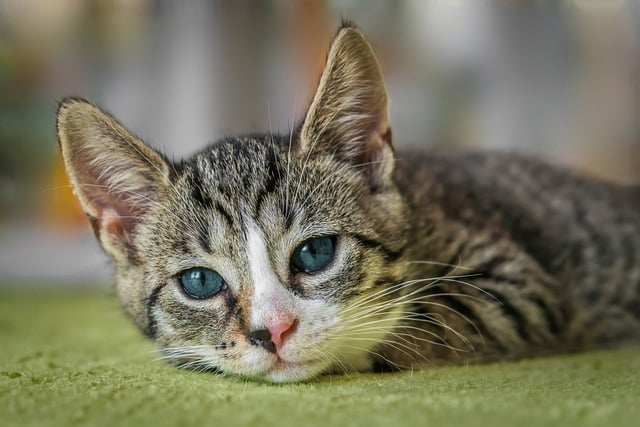
#> input picture photos/cat2.jpg, 640 x 427 px, found by its file name
$ python histogram.py
#> lines starting #> are read from the running program, lines starting #| are printed output that depends on the picture; after the words box and inside, x2 and y2 are one past the last pixel; in counts of white or black regions, pixels touching at a corner belong together
import cv2 as cv
import matplotlib.pyplot as plt
import numpy as np

img = cv.imread('photos/cat2.jpg')
#> img is the input picture: shape (427, 640, 3); mean B, G, R 93.2, 116.1, 119.1
cv.imshow('Cat', img)

gray = cv.cvtColor(img, cv.COLOR_BGR2GRAY)
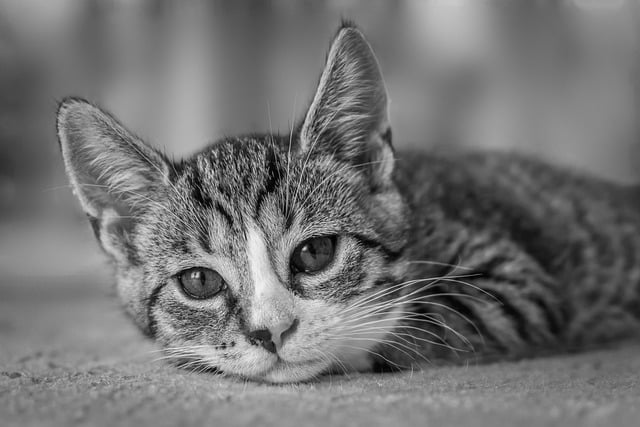
#> gray: shape (427, 640); min 0, max 249, mean 114.4
cv.imshow('Gray', gray)

blank = np.zeros(img.shape[:2], dtype='uint8')

circle = cv.circle(blank, (img.shape[1]//2, img.shape[0]//2), 100, 255, -1)
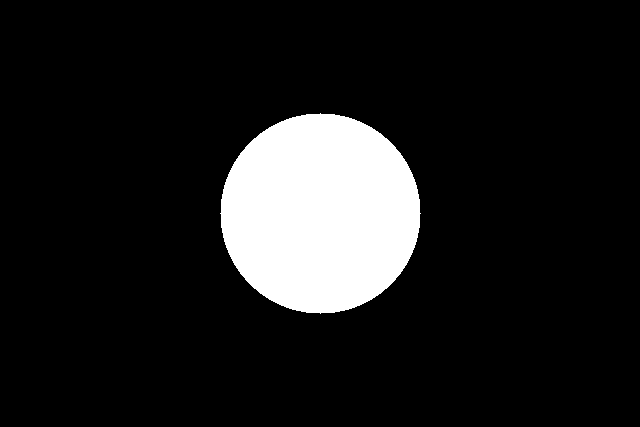
#> blank: shape (427, 640); 11.5% white; 1 white region, box (x1, y1, x2, y2) and area: (220, 113, 421, 314) 31417


mask = cv.bitwise_and(gray, gray, mask=circle)
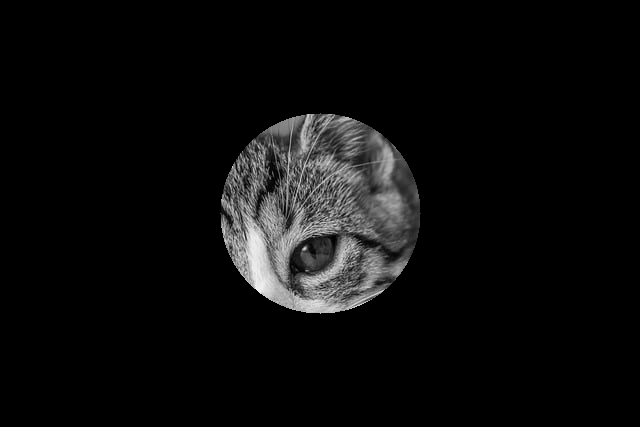
#> mask: shape (427, 640); min 0, max 244, mean 12.2
cv.imshow('Mask', mask)

# grayscale histogram
gray_hist = cv.calcHist([gray], [0], mask, [256], [0,256])
#> gray_hist = 256 values, max 272 at index 74, min 0 at index 0, mean 122.6

# [9 lines of commented-out code are left out]
plt.figure()
plt.title('Color Histogram')
plt.xlabel('Bins')
plt.ylabel('# of pixels')
colors = ('b','g','r')
for i,col in enumerate(colors):
    hist = cv.calcHist([img], [i], None, [256], [0,256])
    plt.plot(hist, color=col)
    plt.xlim([0,256])

plt.show()
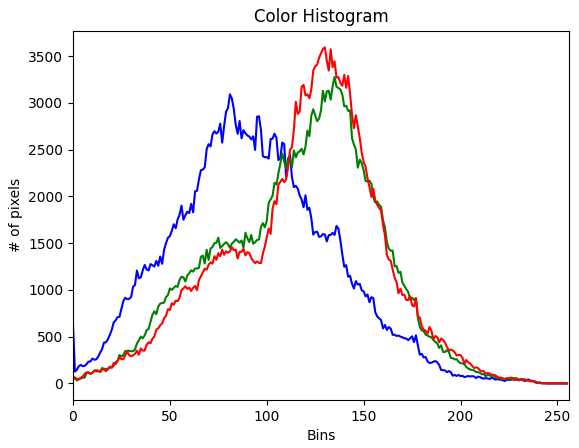
#> figure drawn by matplotlib, 1 panel; curve peaks at x = 81, y = 3092; curve peaks at x = 135, y = 3277; curve peaks at x = 130, y = 3594

cv.waitKey(0)

$ run again, with photos/bananas.webp saved as photos/cat2.jpg
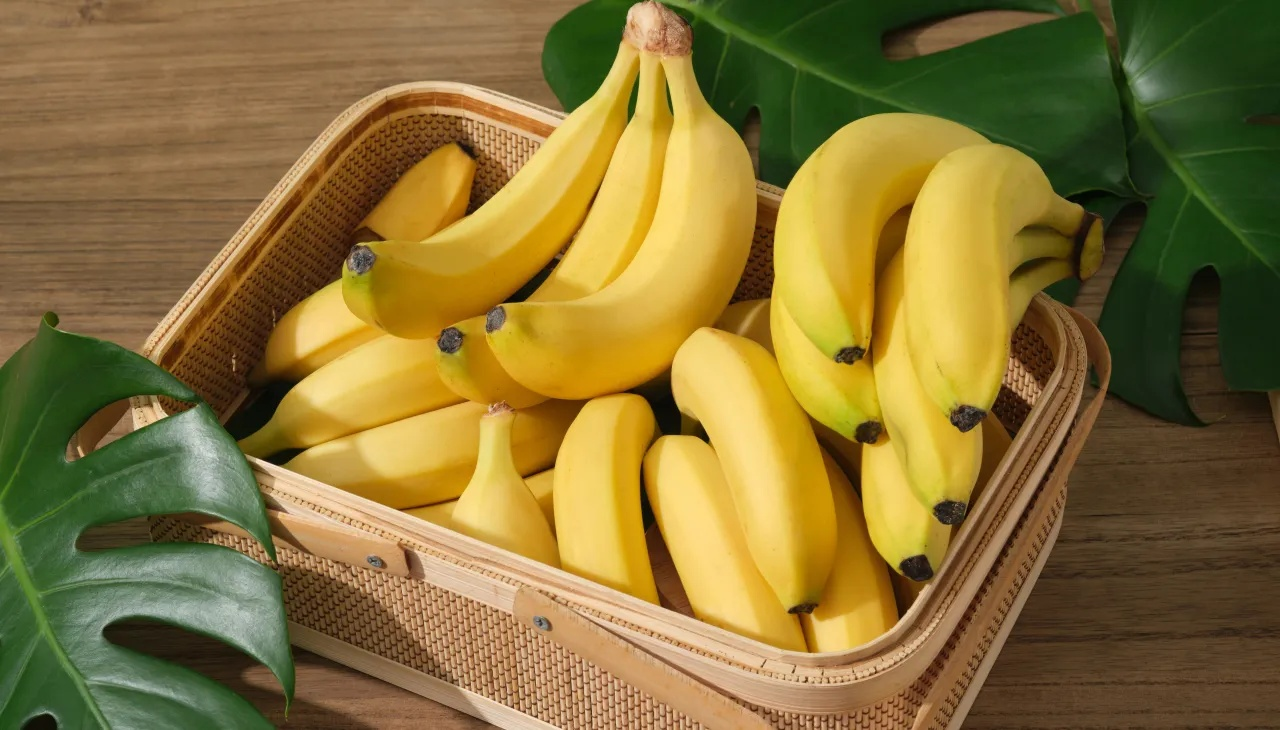
#> input picture photos/bananas.webp, 1280 x 730 px, found by its file name
#> img is the input picture: shape (730, 1280, 3); mean B, G, R 54.4, 114, 134.7
#> `circle = cv.circle(blank, (img.shape[1]//2, img.shape[0]//2), 100, 255..`:
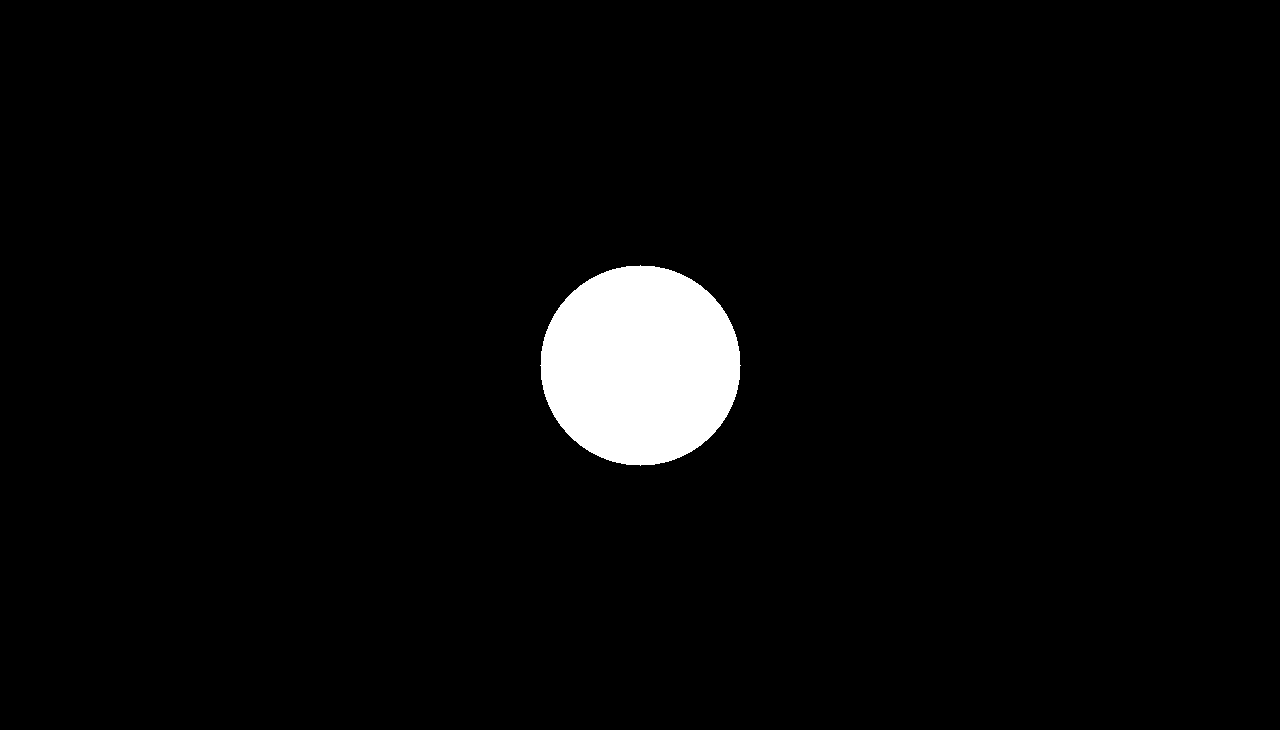
#> blank: shape (730, 1280); 3.4% white; 1 white region, box (x1, y1, x2, y2) and area: (540, 265, 741, 466) 31417
#> gray_hist = 256 values, max 644 at index 156, min 0 at index 0, mean 122.7
#> `plt.show()`:
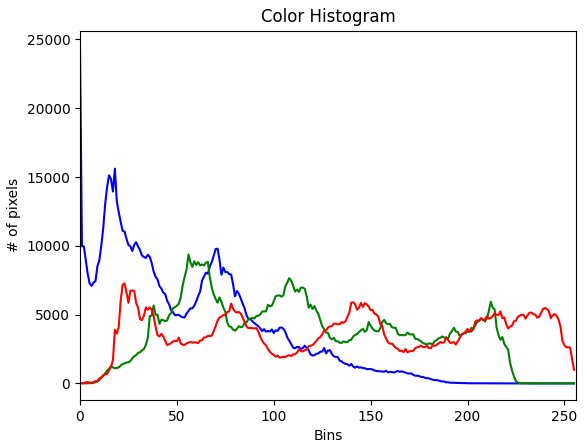
#> figure drawn by matplotlib, 1 panel; curve peaks at x = 0, y = 24423; curve peaks at x = 56, y = 9376; curve peaks at x = 23, y = 7270

$ run again, with photos/park.webp saved as photos/cat2.jpg
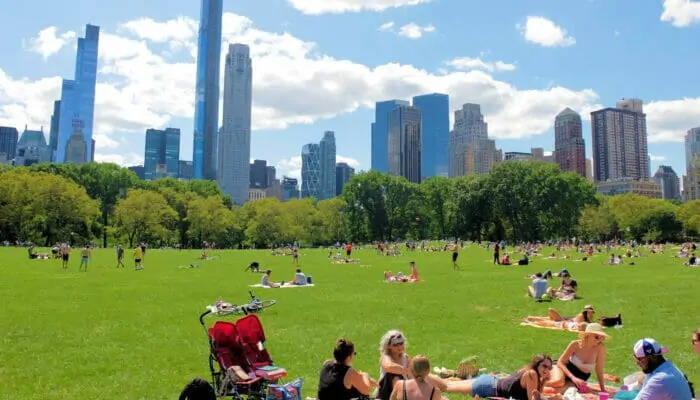
#> input picture photos/park.webp, 700 x 400 px, found by its file name
#> img is the input picture: shape (400, 700, 3); mean B, G, R 121.9, 151.5, 131
#> `circle = cv.circle(blank, (img.shape[1]//2, img.shape[0]//2), 100, 255..`:
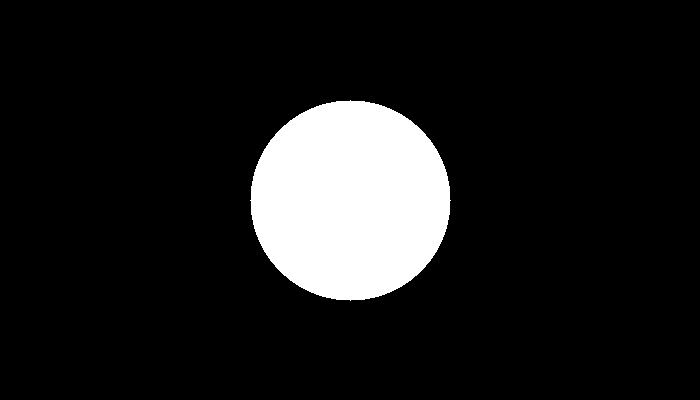
#> blank: shape (400, 700); 11.2% white; 1 white region, box (x1, y1, x2, y2) and area: (250, 100, 451, 301) 31417
#> gray_hist = 256 values, max 562 at index 136, min 0 at index 0, mean 122.7
#> `plt.show()`:
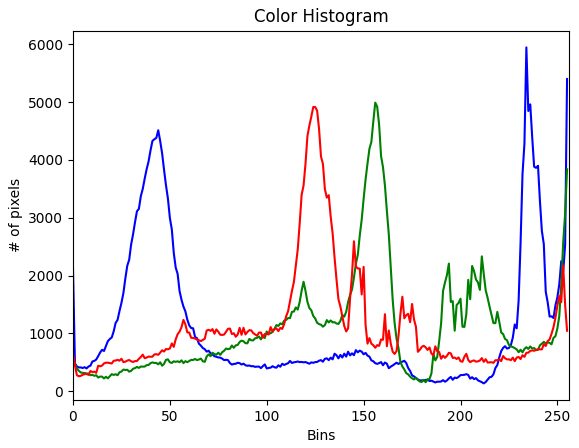
#> figure drawn by matplotlib, 1 panel; curve peaks at x = 234, y = 5944; curve peaks at x = 156, y = 4989; curve peaks at x = 125, y = 4914
